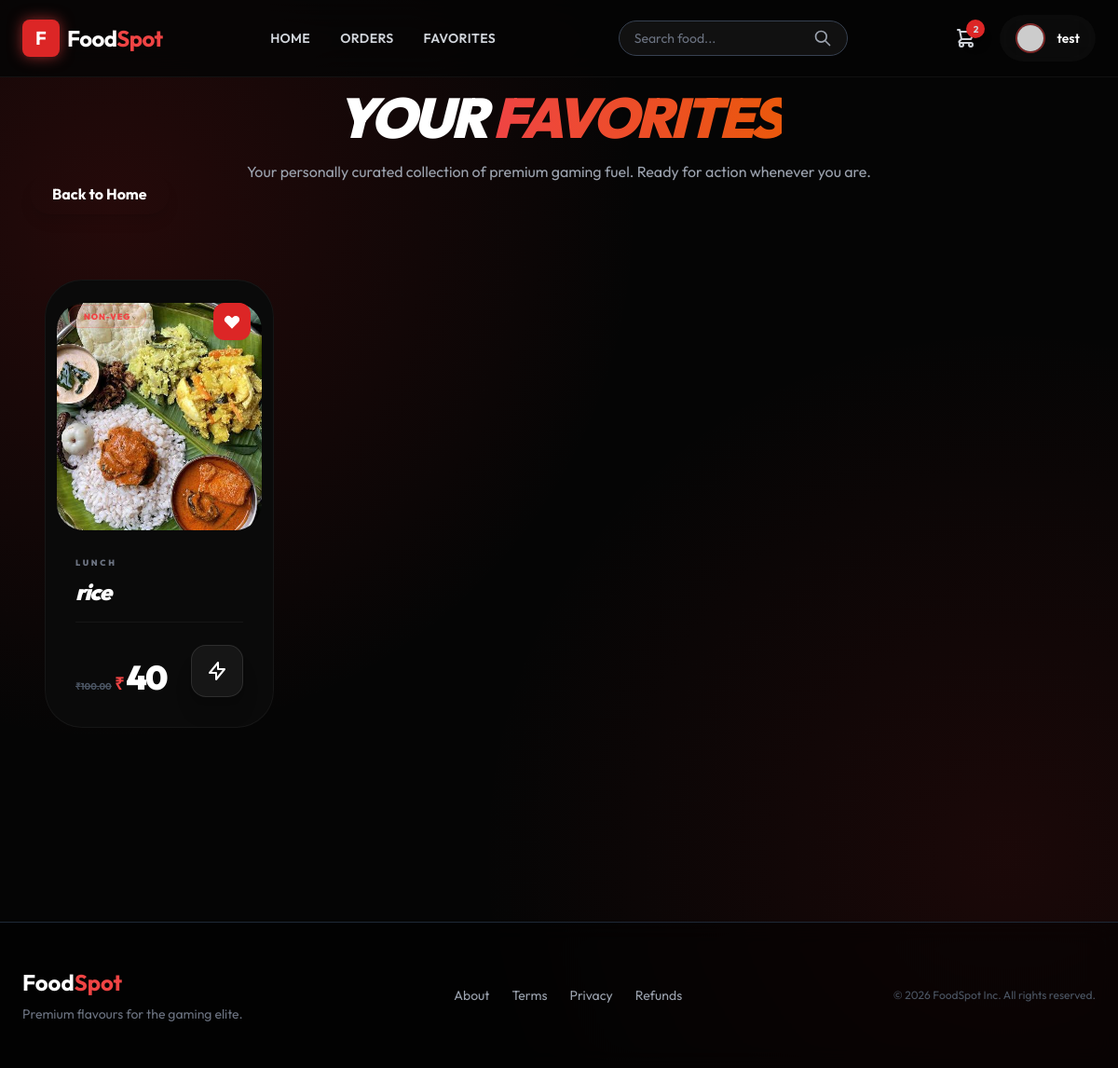
Page /favorites/ (signed in) on the earlier database version.
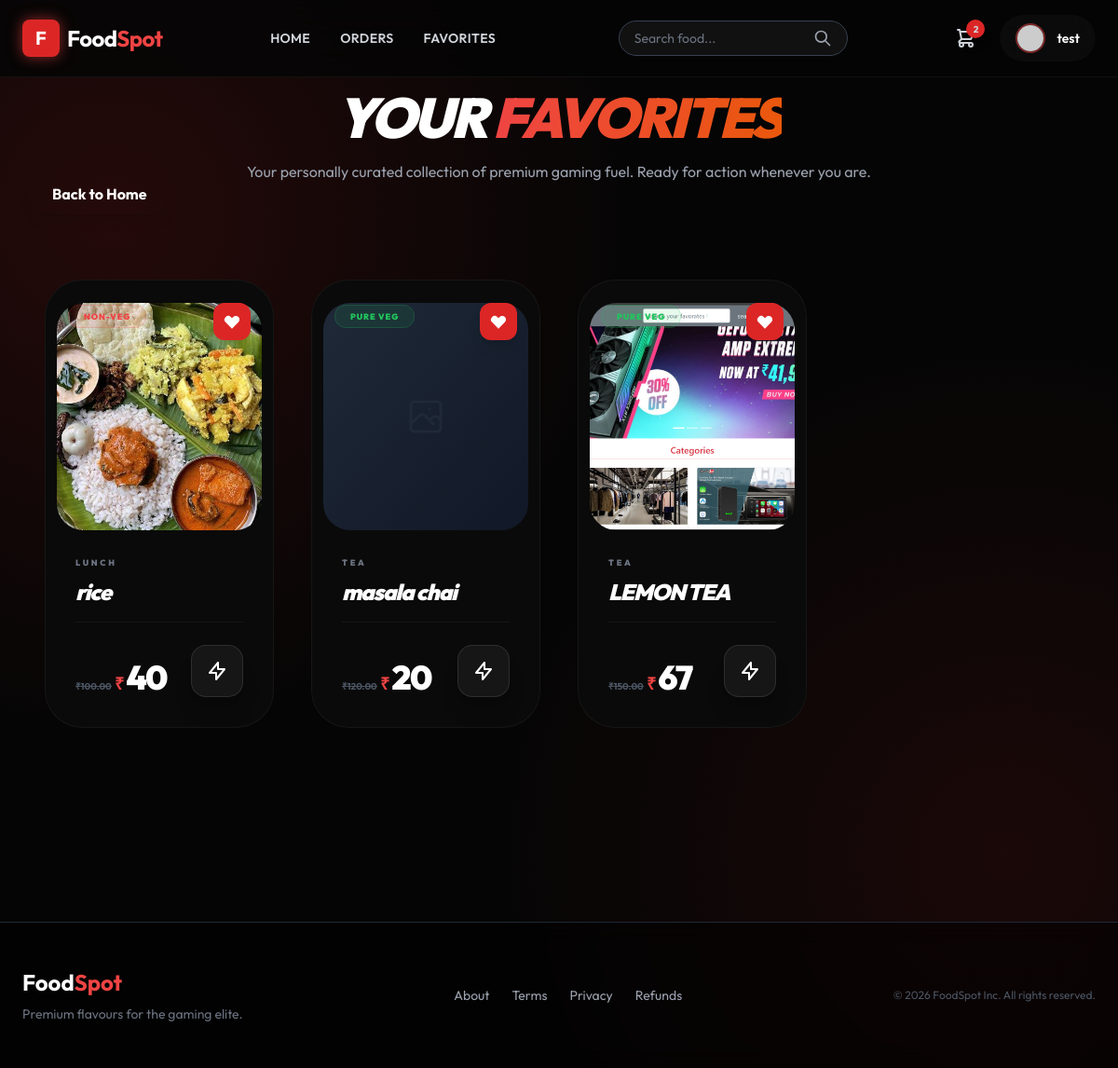
Same page on the later database version.
### menu/models.py (models this page shows, shortened)
class Favorite(models.Model):
    user = models.ForeignKey(User, on_delete=models.CASCADE)
    product = models.ForeignKey(Product, on_delete=models.CASCADE)
    created_at = models.DateTimeField(auto_now_add=True)
    class Meta:
        unique_together = ('user', 'product')

class Product(models.Model):
    category = models.ForeignKey(Category, on_delete=models.CASCADE)
    name = models.CharField(max_length=150, null=False, blank=False)
    product_image = models.ImageField(upload_to='images', null=True, blank=True)
    quantity = models.IntegerField(null=False, blank=False, default=0)
    original_price = models.DecimalField(max_digits=10, decimal_places=2, null=False)
    selling_price = models.DecimalField(max_digits=10, decimal_places=2, null=False)
    description = models.TextField(max_length=300, null=False)
    is_veg = models.BooleanField(default=False)

class Category(models.Model):
    name = models.CharField(max_length=200, null=False, blank=False)
    description = models.TextField(max_length=200, null=False, blank=False)
    image = models.ImageField(upload_to='images', null=True)
    status = models.BooleanField(default=False)

### menu/views.py (the view)
# urls.py: path("favorites/", FavoritesListView.as_view(), name="favorites"),
@method_decorator(signin_required, name="dispatch")
class FavoritesListView(View):
    def get(self, request):
        favorites = Favorite.objects.filter(user=request.user).select_related('product')
        return render(request, "menu/favorites.html", {"favorites": favorites})

### menu/views.py (called while the page is built)
def signin_required(fn):
    def wrapper(request, *args, **kwargs):
        if not request.user.is_authenticated:
            return redirect("login")
        return fn(request, *args, **kwargs)
    return wrapper

### menu/templates/menu/favorites.html (shortened to what the changed rows need)
{% extends "menu/base.html" %}
{% block content %}
<div class="mb-20">
    <h1 class="text-6xl font-black text-white italic tracking-tighter mb-4 text-center">
        YOUR <span class="text-transparent bg-clip-text bg-gradient-to-r from-red-500 to-orange-600">FAVORITES</span>
    </h1>
</div>
{% if favorites %}
<div class="grid grid-cols-1 sm:grid-cols-2 lg:grid-cols-4 gap-10 px-4 mb-32 max-w-7xl mx-auto relative">
    {% for fav in favorites %}
    {% with prod=fav.product %}
    <div class="product-card group bg-[#0a0a0a] rounded-[2.5rem] overflow-hidden border border-white/5 hover:border-red-500/40 transition-all duration-700 hover:shadow-[0_0_50px_rgba(239,68,68,0.15)]"
        style="--accent-color: {% if prod.is_veg %}34, 197, 94{% else %}220, 38, 38{% endif %};">
        <div class="relative h-[280px] overflow-hidden p-3 pt-6">
            <div class="absolute top-6 left-6 z-30">
                <span
                    class="{% if prod.is_veg %}bg-green-500/10 text-green-500 border-green-500/20{% else %}bg-red-500/10 text-red-500 border-red-500/20{% endif %} px-4 py-1.5 rounded-xl text-[9px] font-black uppercase tracking-widest border backdrop-blur-md">
                    {% if prod.is_veg %}Pure Veg{% else %}Non-Veg{% endif %}
                </span>
            </div>
            <div class="absolute top-6 right-6 z-30">
                <a href="{% url 'remove_from_favorite' prod.id %}"
                    class="w-10 h-10 bg-red-600 rounded-xl flex items-center justify-center text-white transition-all duration-300 shadow-lg group-hover:scale-110">
                    <svg xmlns="http://www.w3.org/2000/svg" class="h-5 w-5" viewBox="0 0 20 20" fill="currentColor">
                        <path fill-rule="evenodd"
                            d="M3.172 5.172a4 4 0 015.657 0L10 6.343l1.172-1.171a4 4 0 115.656 5.656L10 17.657l-6.828-6.829a4 4 0 010-5.656z"
                            clip-rule="evenodd" />
                    </svg>
                </a>
            </div>
            {% if prod.product_image %}
            <img src="{{ prod.product_image.url }}"
                class="w-full h-full object-cover rounded-[1.8rem] transform group-hover:scale-105 transition duration-[1.5s] ease-out">
            {% else %}
            <div
                class="w-full h-full bg-gradient-to-br from-gray-800 to-gray-900 rounded-[1.8rem] flex items-center justify-center">
            </div>
            {% endif %}
        </div>
        <div class="p-8 pt-4">
            <div class="mb-4">
                <span class="text-[9px] font-black text-gray-500 uppercase tracking-[0.3em] block mb-2">
                    {{ prod.category.name }}</span>
                <h3
                    class="text-2xl font-black text-white italic tracking-tighter truncate group-hover:text-red-400 transition duration-500">
                    {{ prod.name }}</h3>
            </div>
            <div class="flex items-end justify-between border-t border-white/5 pt-6">
                <div>
                    <span class="text-[10px] text-gray-600 font-bold line-through mb-1">
                        ₹{{ prod.original_price }}</span>
                    <span class="text-4xl font-black text-white tracking-tighter">
                        <span class="text-red-500 text-lg mr-1 font-bold">₹</span>{{ prod.selling_price|floatformat:0 }}
                    </span>
                </div>
                <a href="{% url 'buy' prod.id %}"
                    class="w-14 h-14 bg-white/5 hover:bg-white text-white hover:text-black rounded-2xl flex items-center justify-center transition-all duration-500 border border-white/10 hover:border-white shadow-xl active:scale-95">
                    <svg xmlns="http://www.w3.org/2000/svg" class="h-6 w-6" fill="none" viewBox="0 0 24 24"
                        stroke="currentColor">
                        <path stroke-linecap="round" stroke-linejoin="round" stroke-width="2"
                            d="M13 10V3L4 14h7v7l9-11h-7z" />
                    </svg>
                </a>
            </div>
        </div>
    </div>
    {% endwith %}
    {% endfor %}
</div>
{% endif %}
{% endblock %}

Differences in the rows shown:
added Favorite: shows "PURE VEG", product.category.name "TEA", product.name "masala chai", product.original_price "120.00", product.selling_price "20"
added Favorite: shows "PURE VEG", product.product_image (picture), product.category.name "TEA", product.name "LEMON TEA", product.original_price "150.00", product.selling_price "67"
